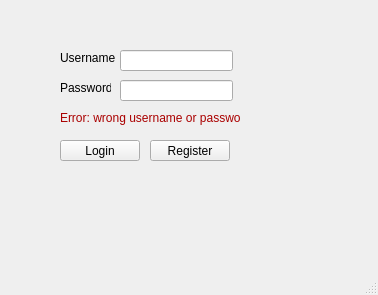
<?xml version="1.0" encoding="UTF-8"?>
<ui version="4.0">
 <class>LoginWindow</class>
 <widget class="QMainWindow" name="LoginWindow">
  <property name="geometry">
   <rect>
    <x>0</x>
    <y>0</y>
    <width>378</width>
    <height>295</height>
   </rect>
  </property>
  <property name="windowTitle">
   <string>LoginWindow</string>
  </property>
  <widget class="QWidget" name="centralwidget">
   <widget class="QLabel" name="label_username">
    <property name="geometry">
     <rect>
      <x>60</x>
      <y>50</y>
      <width>61</width>
      <height>16</height>
     </rect>
    </property>
    <property name="text">
     <string>Username</string>
    </property>
   </widget>
   <widget class="QLabel" name="label_password">
    <property name="geometry">
     <rect>
      <x>60</x>
      <y>80</y>
      <width>51</width>
      <height>16</height>
     </rect>
    </property>
    <property name="text">
     <string>Password</string>
    </property>
   </widget>
   <widget class="QLabel" name="label_error">
    <property name="geometry">
     <rect>
      <x>60</x>
      <y>110</y>
      <width>181</width>
      <height>16</height>
     </rect>
    </property>
    <property name="text">
     <string>&lt;html&gt;&lt;head/&gt;&lt;body&gt;&lt;p&gt;&lt;span style=&quot; color:#aa0000;&quot;&gt;Error: wrong username or password&lt;/span&gt;&lt;/p&gt;&lt;/body&gt;&lt;/html&gt;</string>
    </property>
   </widget>
   <widget class="QLineEdit" name="line_username">
    <property name="geometry">
     <rect>
      <x>120</x>
      <y>50</y>
      <width>113</width>
      <height>21</height>
     </rect>
    </property>
   </widget>
   <widget class="QLineEdit" name="line_password">
    <property name="geometry">
     <rect>
      <x>120</x>
      <y>80</y>
      <width>113</width>
      <height>21</height>
     </rect>
    </property>
    <property name="echoMode">
     <enum>QLineEdit::Password</enum>
    </property>
   </widget>
   <widget class="QPushButton" name="push_login">
    <property name="geometry">
     <rect>
      <x>60</x>
      <y>140</y>
      <width>80</width>
      <height>21</height>
     </rect>
    </property>
    <property name="text">
     <string>Login</string>
    </property>
   </widget>
   <widget class="QPushButton" name="push_register">
    <property name="geometry">
     <rect>
      <x>150</x>
      <y>140</y>
      <width>80</width>
      <height>21</height>
     </rect>
    </property>
    <property name="text">
     <string>Register</string>
    </property>
   </widget>
  </widget>
  <widget class="QMenuBar" name="menubar">
   <property name="geometry">
    <rect>
     <x>0</x>
     <y>0</y>
     <width>378</width>
     <height>20</height>
    </rect>
   </property>
  </widget>
  <widget class="QStatusBar" name="statusbar"/>
 </widget>
 <resources/>
 <connections/>
</ui>
